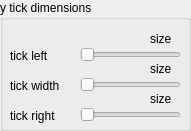
    <widget class="QGroupBox" name="groupBox_5">
     <property name="geometry">
      <rect>
       <x>340</x>
       <y>190</y>
       <width>191</width>
       <height>131</height>
      </rect>
     </property>
     <property name="title">
      <string>y tick dimensions</string>
     </property>
     <widget class="QSlider" name="axe_hslider_y_tick_right">
      <property name="geometry">
       <rect>
        <x>80</x>
        <y>100</y>
        <width>101</width>
        <height>29</height>
       </rect>
      </property>
      <property name="orientation">
       <enum>Qt::Horizontal</enum>
      </property>
     </widget>
     <widget class="QSlider" name="axe_hslider_y_tick_left">
      <property name="geometry">
       <rect>
        <x>80</x>
        <y>40</y>
        <width>101</width>
        <height>29</height>
       </rect>
      </property>
      <property name="orientation">
       <enum>Qt::Horizontal</enum>
      </property>
     </widget>
     <widget class="QLabel" name="axe_label_y_tick_left">
      <property name="geometry">
       <rect>
        <x>150</x>
        <y>30</y>
        <width>31</width>
        <height>17</height>
       </rect>
      </property>
      <property name="text">
       <string>size</string>
      </property>
     </widget>
     <widget class="QLabel" name="axe_label_y_tick_right">
      <property name="geometry">
       <rect>
        <x>150</x>
        <y>90</y>
        <width>31</width>
        <height>17</height>
       </rect>
      </property>
      <property name="text">
       <string>size</string>
      </property>
     </widget>
     <widget class="QSlider" name="axe_hslider_y_tick_width">
      <property name="geometry">
       <rect>
        <x>80</x>
        <y>70</y>
        <width>101</width>
        <height>29</height>
       </rect>
      </property>
      <property name="orientation">
       <enum>Qt::Horizontal</enum>
      </property>
     </widget>
     <widget class="QLabel" name="axe_label_y_tick_width">
      <property name="geometry">
       <rect>
        <x>150</x>
        <y>60</y>
        <width>31</width>
        <height>17</height>
       </rect>
      </property>
      <property name="text">
       <string>size</string>
      </property>
     </widget>
     <widget class="QLabel" name="label_220">
      <property name="geometry">
       <rect>
        <x>10</x>
        <y>40</y>
        <width>71</width>
        <height>31</height>
       </rect>
      </property>
      <property name="text">
       <string>tick left</string>
      </property>
     </widget>
     <widget class="QLabel" name="label_221">
      <property name="geometry">
       <rect>
        <x>10</x>
        <y>100</y>
        <width>71</width>
        <height>31</height>
       </rect>
      </property>
      <property name="text">
       <string>tick right</string>
      </property>
     </widget>
     <widget class="QLabel" name="label_222">
      <property name="geometry">
       <rect>
        <x>10</x>
        <y>70</y>
        <width>71</width>
        <height>31</height>
       </rect>
      </property>
      <property name="text">
       <string>tick width</string>
      </property>
     </widget>
    </widget>
